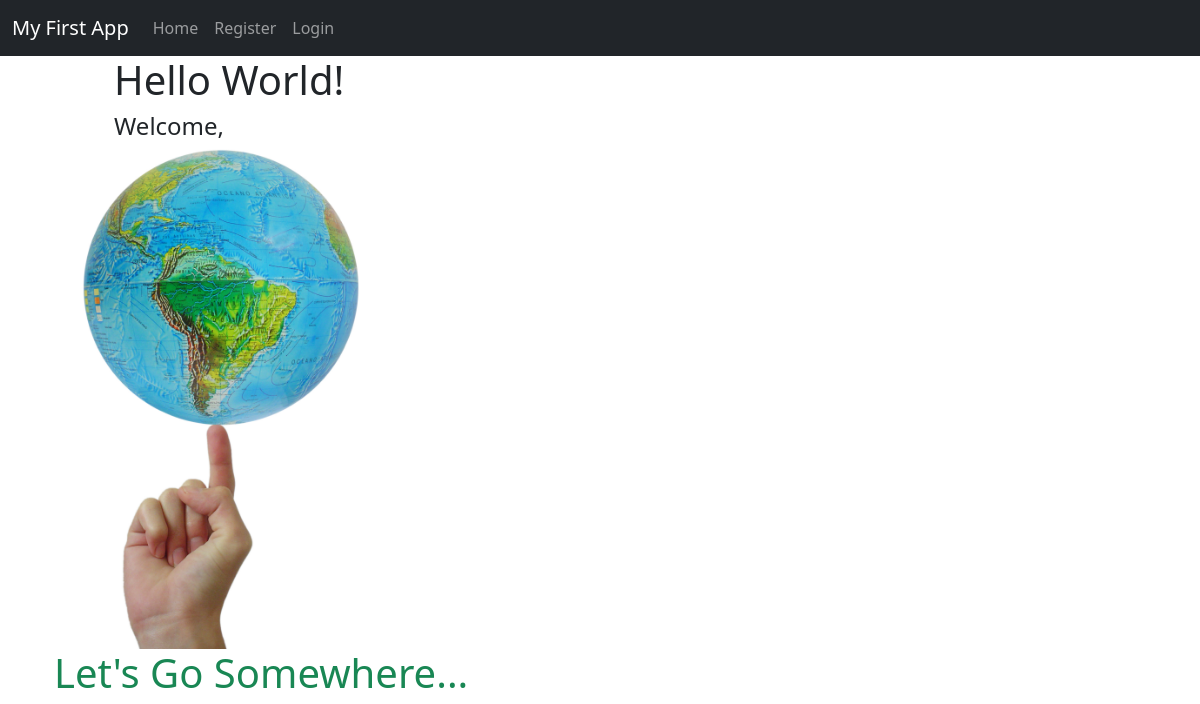
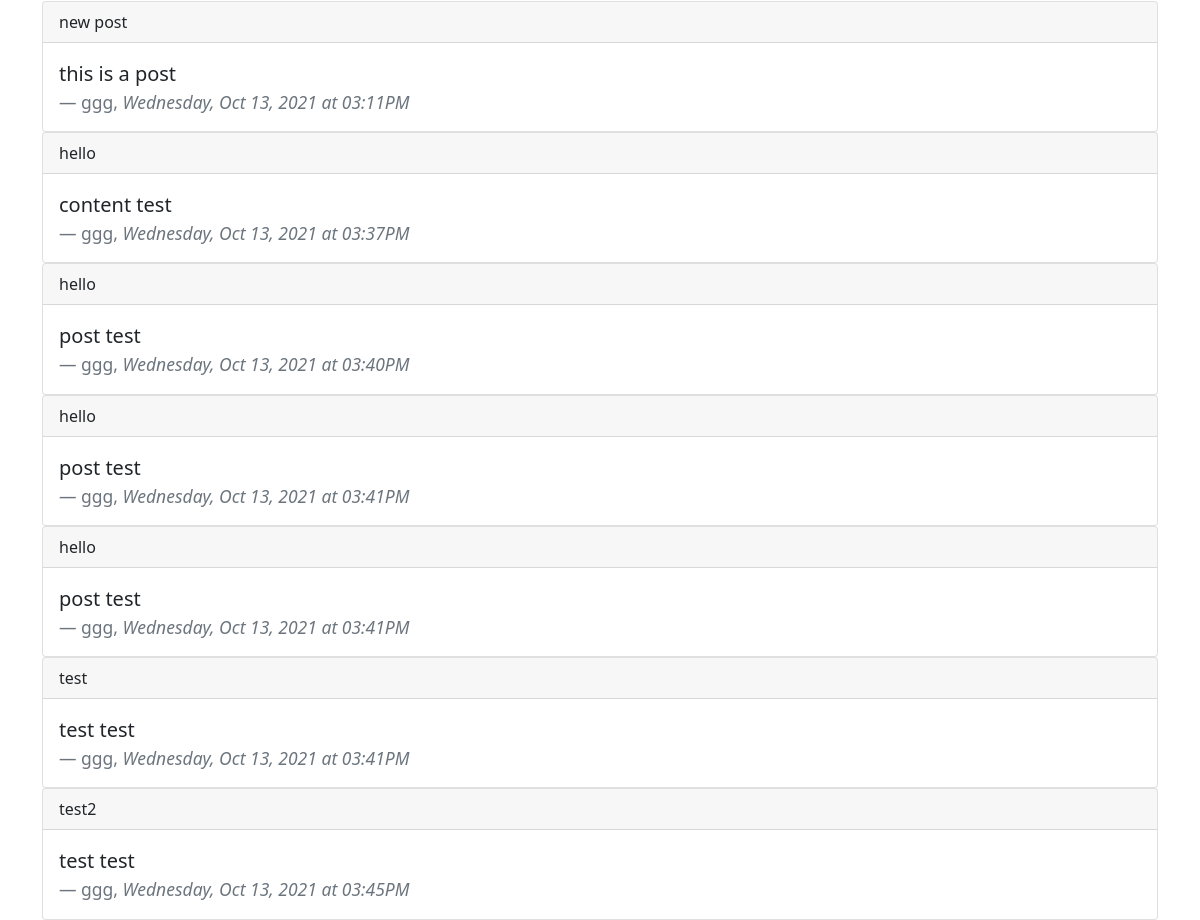
Before: / with the older database file (2 pictures, top to bottom).
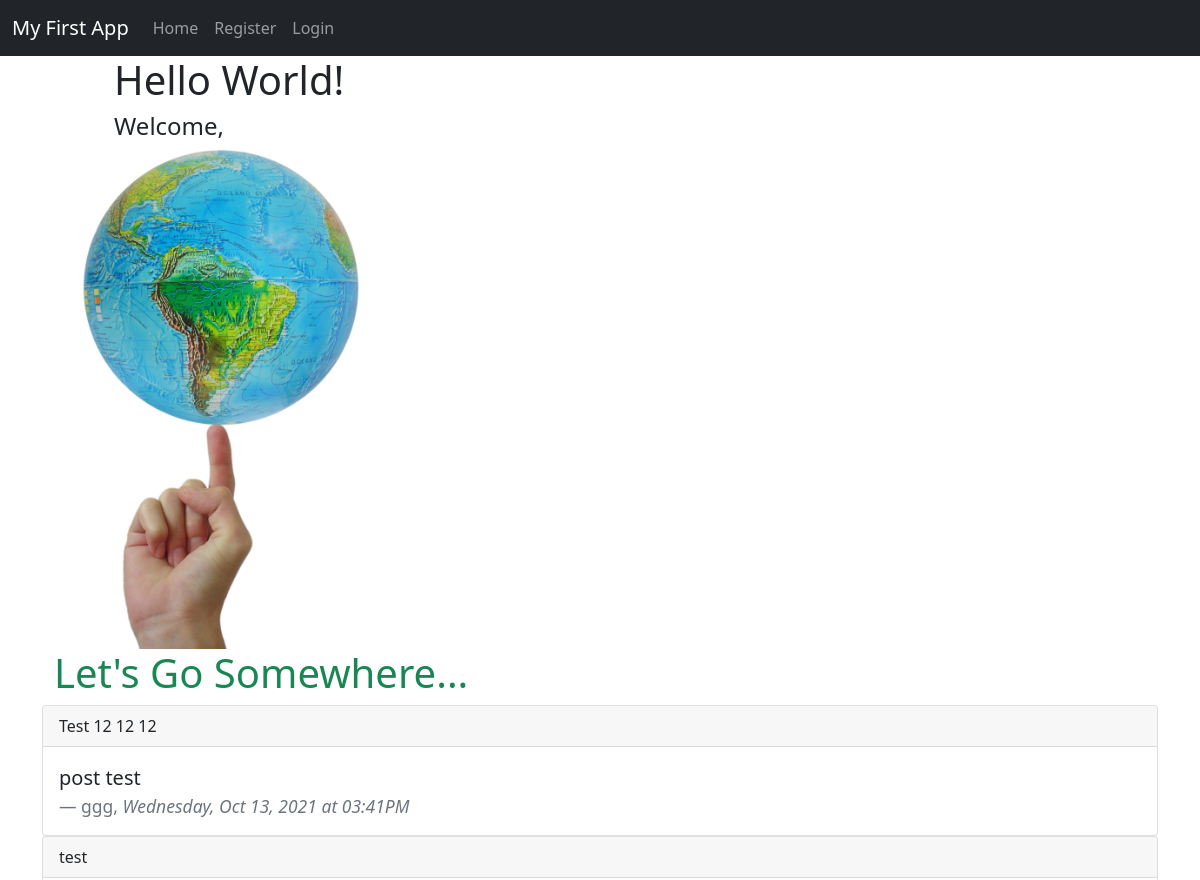
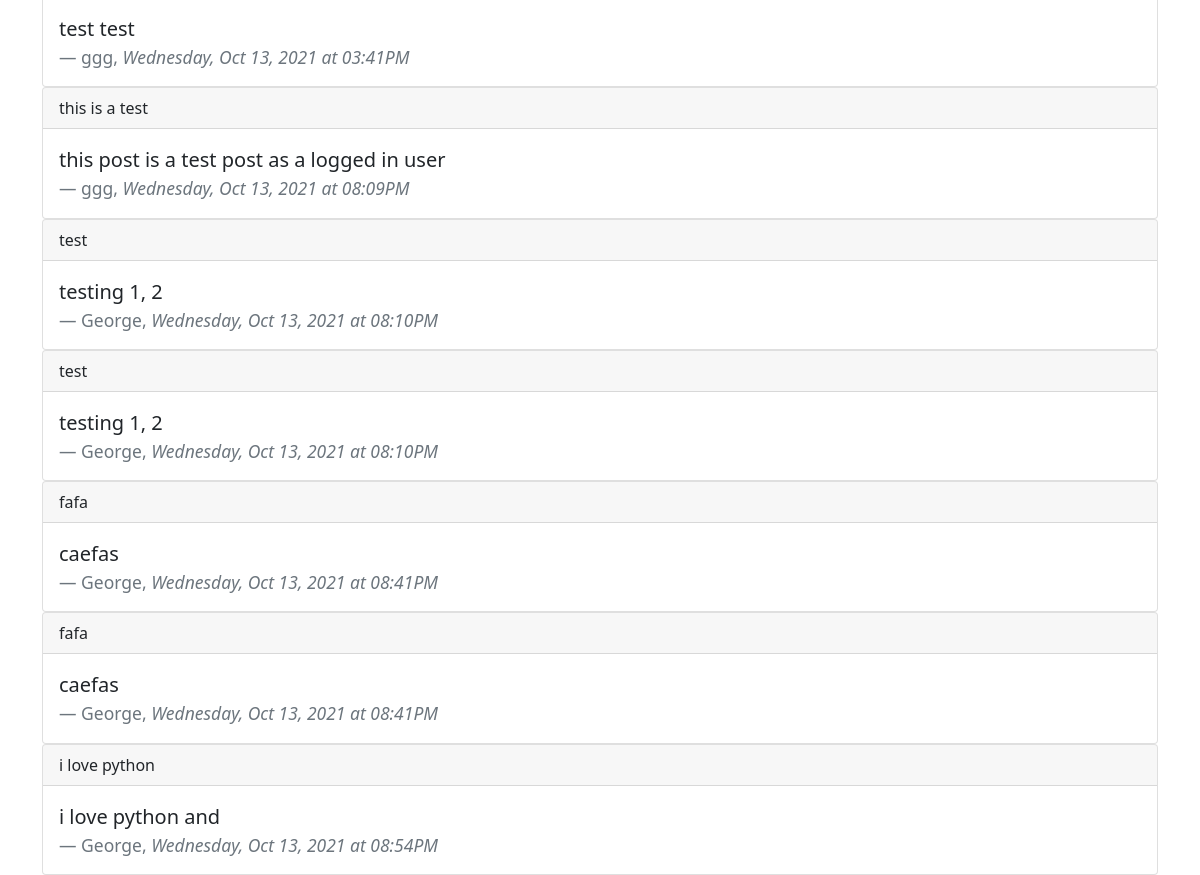
After: the same page with the newer database file (2 pictures, top to bottom).
### app/models.py (models this page shows, shortened)
class Post(db.Model):
    id = db.Column(db.Integer, primary_key=True)
    title = db.Column(db.String(200))
    content = db.Column(db.String(300))
    date_created = db.Column(db.DateTime, nullable=False, default=datetime.utcnow)
    user_id = db.Column(db.Integer, db.ForeignKey('user.id'), nullable=False)

class User(db.Model, UserMixin):
    id = db.Column(db.Integer, primary_key=True)
    username = db.Column(db.String(150), nullable=False, unique=True)
    email = db.Column(db.String(150), nullable=False, unique=True)
    password = db.Column(db.String(256), nullable=False)
    posts = db.relationship('Post', backref='author', lazy=True)

### app/routes.py (the view)
@app.route('/')
def index():
    title = "My First App"
    posts = Post.query.all()
    return render_template('index.html', title=title, posts=posts)

### app/templates/index.html
{% extends 'base.html' %}
{% block content %}
<div class="container ps-5 ms-4">
<h1>Hello World!</h1>
<h4>Welcome, {{ current_user.username }}</h4>
</div>
<div class="container">
    <img src="{{url_for('static', filename='world-in-your-hands.jpg')}}" height="500">
</div>
<div class="container text-success">
<h1>Let's Go Somewhere...</h1>
</div>
<div>
    {% for p in posts %}
    <div class="card">
        <div class="card-header">
            {{ p.title }}
        </div>
        <div class="card-body">
          <blockquote class="blockquote mb-0">
            <p>{{ p.content }}  </p>
            <footer class="blockquote-footer">{{ p.author.username }}, <cite title="Source Title"> {{ p.date_created.strftime('%A, %b %d, %Y at %I:%M%p') }}</cite></footer>
          </blockquote>
        </div>
      </div>
    {% endfor %}
</div>
{% endblock %}

### app/templates/base.html (shortened to what this page needs)
<!DOCTYPE html>
<html lang="en">
    <head>
        <link rel="stylesheet" href="https://cdnjs.cloudflare.com/ajax/libs/twitter-bootstrap/5.1.0/css/bootstrap.min.css">
        <link rel="stylesheet" href="https://cdnjs.cloudflare.com/ajax/libs/font-awesome/5.15.4/css/all.min.css">
    </head>
    <body>
        {% include 'nav.html' %}
        <div class="container">
            {% block content %}{% endblock %}
    </body>
</html>

### app/templates/nav.html (shortened to what this page needs)
<nav class="navbar navbar-expand-lg navbar-dark bg-dark">
    <div class="container-fluid">
      <a class="navbar-brand" href="#">My First App</a>
      <div class="collapse navbar-collapse" id="navbarNavAltMarkup">
        <div class="navbar-nav">
          <a class="nav-link" href="/">Home</a>
          {% if current_user.is_authenticated %}
          <a class="nav-link" href="favs">Favorite Countries</a>
          <a class="nav-link" href="todo">Countries to Visit</a>
          <a class="nav-link" href="createpost">Create Post</a>
          <a class="nav-link" href="myaccount">My Account</a>
          <a class="nav-link" href="myposts">My Posts</a>
          <!-- <li class="nav-item dropdown">
            <a class="nav-link dropdown-toggle" href="#" id="navbarDropdownMenuLink" data-toggle="dropdown" aria-haspopup="true" aria-expanded="false">
              Dropdown link
            </a>
            <div class="dropdown-menu" aria-labelledby="navbarDropdownMenuLink">
              <a class="dropdown-item" href="{{ url_for('my_account') }}">My Account</a>
              <a class="dropdown-item" href="#">Another action</a>
              <a class="dropdown-item" href="#">Something else here</a>
            </div>
          </li> -->
          <a class="nav-link" href="logout">Logout</a>
          {% else  %}
          <a class="nav-link" href="register">Register</a>
          <a class="nav-link" href="login">Login</a>
          {% endif %}
        </div>
      </div>
    </div>
  </nav>

Changed rows visible on the page:
removed Post: title "new post", content "this is a post", author.username "ggg", date_created "Wednesday, Oct 13, 2021 at 03:11PM"
removed Post: title "hello", content "content test", author.username "ggg", date_created "Wednesday, Oct 13, 2021 at 03:37PM"
removed Post: title "hello", content "post test", author.username "ggg", date_created "Wednesday, Oct 13, 2021 at 03:40PM"
removed Post: title "hello", content "post test", author.username "ggg", date_created "Wednesday, Oct 13, 2021 at 03:41PM"
removed Post: title "test2", content "test test", author.username "ggg", date_created "Wednesday, Oct 13, 2021 at 03:45PM"
changed Post "post test": title "hello" → "Test 12 12 12"
added Post: title "this is a test", content "this post is a test post as a logged in user", author.username "ggg", date_created "Wednesday, Oct 13, 2021 at 08:09PM"
added Post: title "test", content "testing 1, 2", author.username "George", date_created "Wednesday, Oct 13, 2021 at 08:10PM"
added Post: title "test", content "testing 1, 2", author.username "George", date_created "Wednesday, Oct 13, 2021 at 08:10PM"
added Post: title "fafa", content "caefas", author.username "George", date_created "Wednesday, Oct 13, 2021 at 08:41PM"
added Post: title "fafa", content "caefas", author.username "George", date_created "Wednesday, Oct 13, 2021 at 08:41PM"
added Post: title "i love python", content "i love python and", author.username "George", date_created "Wednesday, Oct 13, 2021 at 08:54PM"
